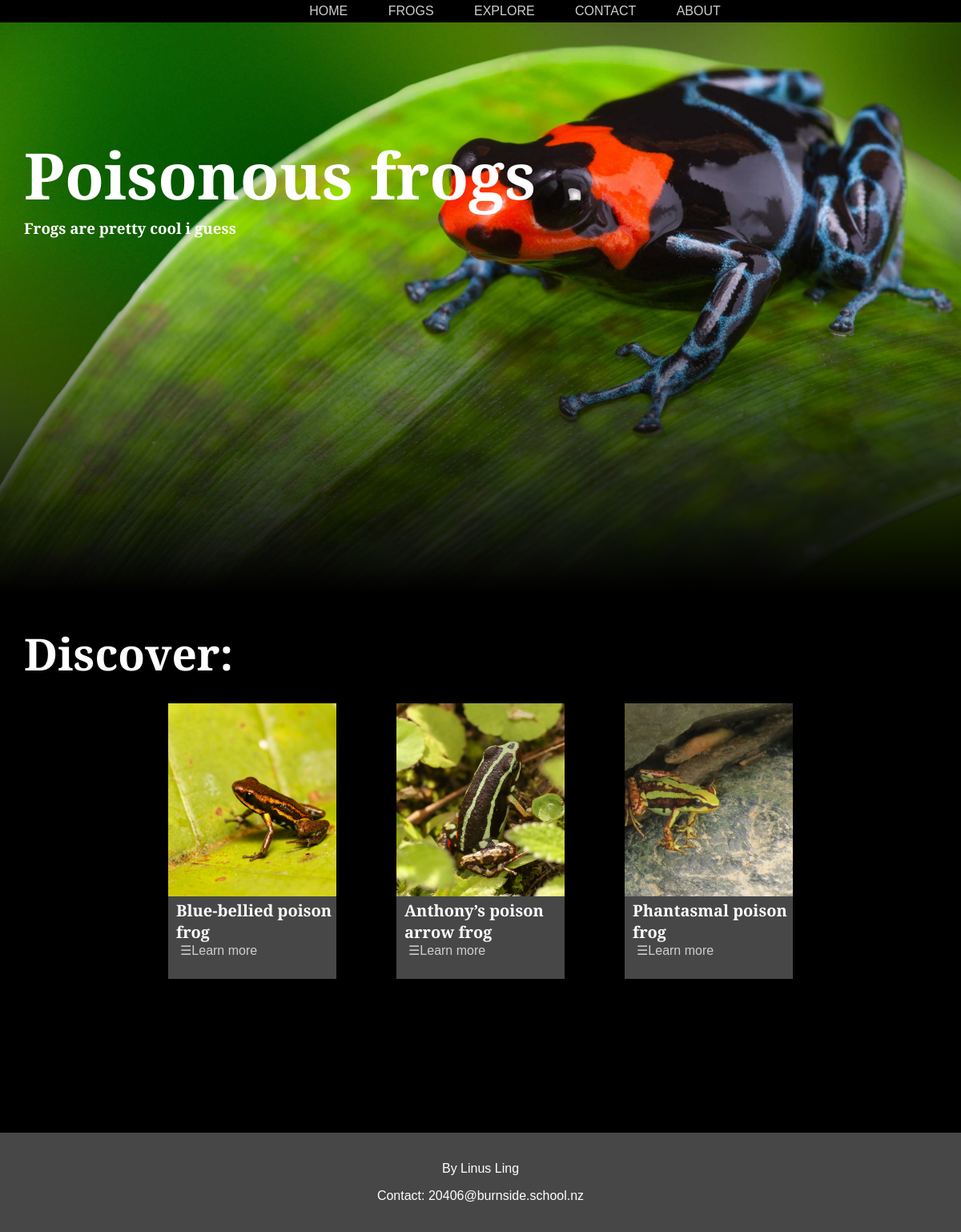
The page / on the database its author committed.
### tables this page shows
CREATE TABLE frogs (id INTEGER PRIMARY KEY AUTOINCREMENT, name VARCHAR, image TEXT, description TEXT, scientific_name VARCHAR, min_size NUMERIC, max_size NUMERIC, status INTEGER REFERENCES statuses (id));

### routes.py (the view)
@app.route('/')
def home():
    conn = sqlite3.connect('frog.db')
    cur = conn.cursor()
    cur.execute('SELECT id FROM frogs')   # gets list of possible ids that can be used
    ids = cur.fetchall()
    randint = random.sample(ids, k=3)   # selects random ids, k= number of ids selected
    id1, id2, id3 = randint
    print(id1[0], id2[0], id3[0])
    cur.execute('SELECT * FROM frogs WHERE id=? OR id=? OR id=? ', (id1[0], id2[0], id3[0]))   # select frog which matches the id
    frogs = cur.fetchall()
    conn.close()
    return render_template("home.html", title="Home", frogs=frogs)

### templates/home.html
{%extends "layout.html"%}
{%block content%}
<div class = "home">
    <div class = "main">
        <h2>Poisonous frogs</h2>
        <h3>Frogs are pretty cool i guess</h3>
    </div>
    <h2 class = "discover">Discover:</h2>
    <div class = "random_frog_container">
        {%for item in frogs %}
            <div class = "random_frog_item">
                <img src = "{{item[2]}}" />
                <h4>{{item[1]}}</h4>
                <div class = "link_container">
                    <a href = "/frog/{{item[0]}}"> ☰Learn more</a>
                </div>
            </div>
        {%endfor%}
    </div>
</div>
{%endblock%}

### templates/layout.html (shortened to what this page needs)
<!doctype html>
<html>
    <head>
        <link rel = "stylesheet" href = "/static/css/style.css">
    </head>
    <header>
        {%include "header.html"%}
    </header>
    <body>
        {%block content%}{%endblock%}
        {%include "footer.html"%}
    </body>
</html>

### templates/header.html
<div class = "container">
    <nav>
        <ul>
            <li><a href = "/">Home</a></li>
            <li><a href = "/all_frogs">Frogs</a> </li>
            <li><a href = "/explore">Explore</a></li>
            <li><a href = "/contact">Contact</a> </li>
            <li><a href = "/about">About</a></li>
        </ul>
    </nav>
</div>

### templates/footer.html
<div class = "footer">
    <p>By Linus Ling</p>
    <p>Contact: 20406@burnside.school.nz</p>
</div>

### static/css/style.css (style rules this page uses)
body { margin: 0; padding: 0; min-height: 100vh; font-family: "Cormorant garamond", sans-serif; font-weight: 300; background: url("background.jpg") center/cover fixed no-repeat; color:rgb(255, 255, 255); display: flex; flex-direction: column; }
.container { width: 90%; margin: 0 auto; }
header { background-color: #000000; }
header::after { content: ''; display: table; clear: both; }
nav { text-align: center; }
nav ul { margin: 0; list-style:none; }
nav li { display: inline-block; margin-left: 46px; padding: 5px 0; position: relative; }
nav a { text-align: center; color: #cfcfcf; text-decoration: none; font-size: 16px; text-transform: uppercase; }
nav a::before { content: ''; display: block; height: 3px; background-color: #cfcfcf; position: absolute; bottom:0; width: 0%; transition: all ease-in-out 250ms; }
.footer { font-family: Arial, Helvetica, sans-serif; background-color: #474747; text-align: center; margin: 0; margin-top: auto; padding: 20px; }
.home { width: 100%; height: 100%; margin: 0 auto; padding: 0px; background-color: #000000; padding-bottom: 16%; }
.main { margin: 0 auto; width: 100%; height: 750px; padding: 0; background: linear-gradient(0deg, rgba(0,0,0,1) 5%, rgba(17,25,1,0) 66%), url("home_page.jpg") center/cover scroll no-repeat ; }
.main h2 { padding-top: 135px; padding-left: 30px; margin: 0; text-align: left; font-size: 80px; color: white; }
.main h3 { margin: 0 auto; padding: 0; padding-left: 30px; text-align: left; color: white; }
.home img { object-fit: cover; width: 100%; height: 70%; }
.random_frog_container { padding: 0 150px; display: grid; grid-template-columns: 1fr 1fr 1fr; grid-gap: 75px; margin: 25px 60px 0px; height: 43vh; }
.random_frog_item { background-color: #474747; }
.link_container { position: relative; }
.home h4 { margin: 0; padding-top: 0; padding-left: 10px; text-align: left; font-size: 20px; }
.home a { padding-left: 15px; text-align: left; color: #cfcfcf; text-decoration: none; }
.home a::before { content: ''; display: block; height: 3px; background-color: #cfcfcf; margin-left: 15px; position: absolute; bottom: 0px; width: 0px; transition: all ease-in-out 250ms; }
.discover { padding-top: 0px; padding-left: 30px; margin: 0 auto; text-align: left; font-size: 55px; color: white; }

### rows shown on the page
frogs: shows a picture, name "Blue-bellied poison frog"
frogs: shows a picture, name "Anthony’s poison arrow frog"
frogs: shows a picture, name "Phantasmal poison frog"
